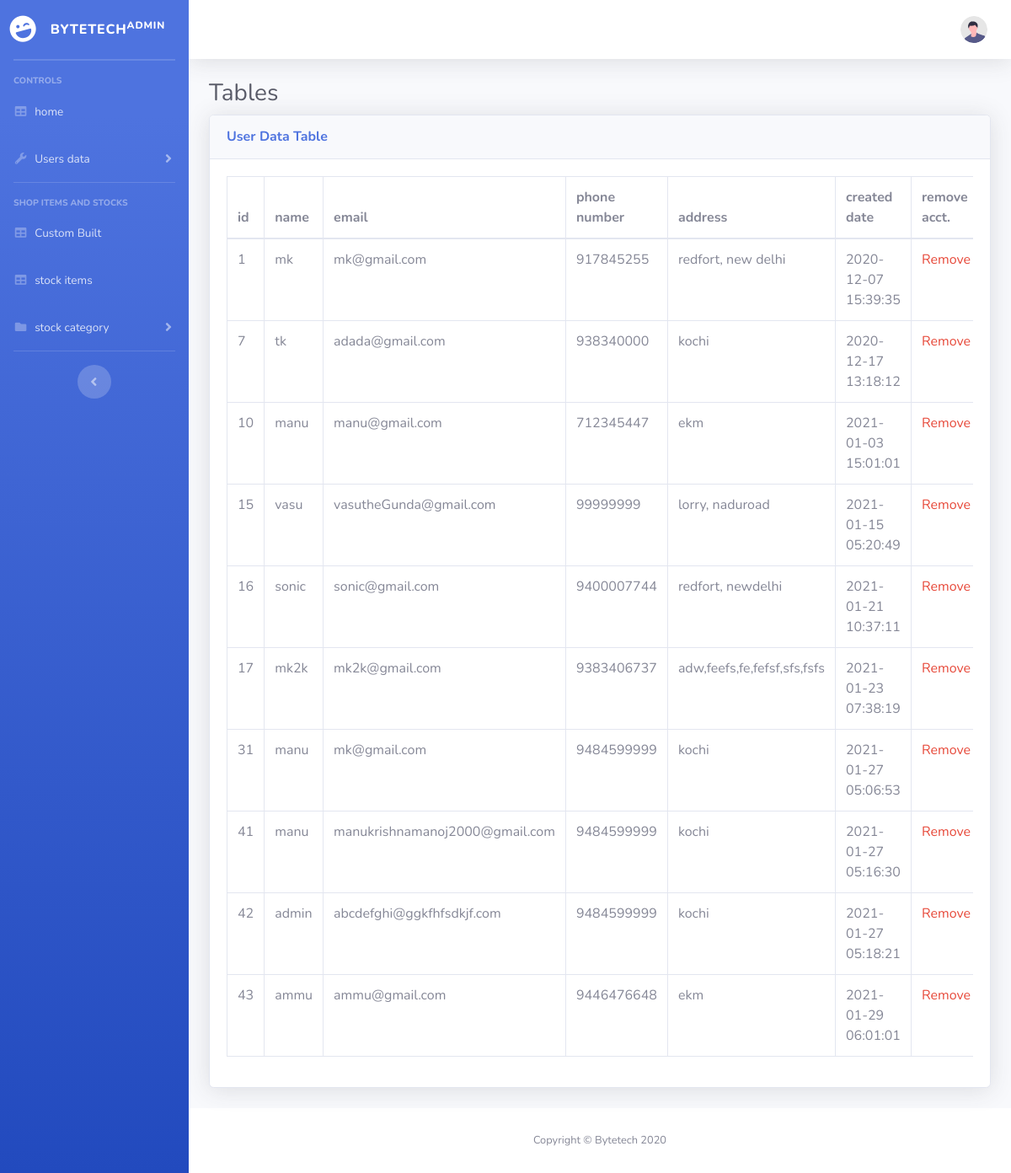
The app's page /admin/tables.php with its own data.
### tables this page shows
CREATE TABLE IF NOT EXISTS `users` (
  `id` int(11) NOT NULL AUTO_INCREMENT,
  `usertype` int(1) NOT NULL DEFAULT '0',
  `username` varchar(50) NOT NULL,
  `f_name` varchar(30) NOT NULL,
  `email` varchar(50) NOT NULL,
  `phone_no` varchar(25) NOT NULL,
  `address` varchar(100) NOT NULL,
  `pincode` int(8) NOT NULL,
  `password` varchar(50) NOT NULL,
  `create_datetime` datetime NOT NULL,
  PRIMARY KEY (`id`)
);

### admin/tables.php (the view, shortened to what this page needs)
<?php
include('includes/header.php');
include('includes/navebar.php');
?>
        <div id="content-wrapper" class="d-flex flex-column">
            <div id="content">
                <nav class="navbar navbar-expand navbar-light bg-white topbar mb-4 static-top shadow">
 <ul class="navbar-nav ml-auto">
<li class="nav-item dropdown no-arrow">
    <a class="nav-link dropdown-toggle" href="#" id="userDropdown" role="button"
        data-toggle="dropdown" aria-haspopup="true" aria-expanded="false">
        <img class="img-profile rounded-circle"
            src="img/undraw_profile.svg">
    </a>
</li>
</ul>
</nav>
                <div class="container-fluid">
                    <h1 class="h3 mb-2 text-gray-800">Tables</h1>
<?php
include('../login/db.php');
$result = mysqli_query($con, "SELECT * FROM users where usertype= 0 ORDER BY id ASC");
?>
                    <div class="card shadow mb-4">
                        <div class="card-header py-3">
                            <h6 class="m-0 font-weight-bold text-primary">User Data Table</h6>
                        </div>
                        <div class="card-body">
                            <div class="table-responsive">
                                <table class="table table-bordered" id="dataTable" width="100%" cellspacing="0">
                                    <thead>
                                        <tr>
                                            <th>id</th>
                                            <th>name</th>
                                            <th>email</th>
                                            <th>phone number</th>
                                            <th>address</th>
                                            <th>created date</th>
                                            <th>remove acct.</th>
                                        </tr>
                                    </thead>
                                    <?php
while($res = mysqli_fetch_array($result))
                                        {
                                            echo "<tr>";
                                            echo "<td>".$res['id']."</td>";
                                            echo "<td>".$res['username']."</td>";
                                            echo "<td>".$res['email']."</td>";
                                            echo "<td>".$res['phone_no']."</td>";
                                            echo "<td>".$res['address']."</td>";
                                            echo "<td>".$res['create_datetime']."</td>";
                                           ?>
                                           <td><a href="delete_user.php?id_i=<?php echo $res["id"]  ?>"><span class="text-danger">Remove</span></a></td>
                                           <?php
                                            echo "</tr>";
                                        }
                                    ?>
                                </table>
                            </div>
                        </div>
                    </div>
                </div>
            </div>
            <?php
include('includes/footer.php');
?>

### records on screen
users: id "1", username "mk", email "mk@gmail.com", phone_no "917845255", address "redfort, new delhi", create_datetime "2020-12-07 15:39:35"
users: id "7", username "tk", email "adada@gmail.com", phone_no "938340000", address "kochi", create_datetime "2020-12-17 13:18:12"
users: id "10", username "manu", email "manu@gmail.com", phone_no "712345447", address "ekm", create_datetime "2021-01-03 15:01:01"
users: id "15", username "vasu", email "vasutheGunda@gmail.com", phone_no "99999999", address "lorry, naduroad", create_datetime "2021-01-15 05:20:49"
users: id "16", username "sonic", email "sonic@gmail.com", phone_no "9400007744", address "redfort, newdelhi", create_datetime "2021-01-21 10:37:11"
users: id "17", username "mk2k", email "mk2k@gmail.com", phone_no "9383406737", address "adw,feefs,fe,fefsf,sfs,fsfs", create_datetime "2021-01-23 07:38:19"
users: id "31", username "manu", email "mk@gmail.com", phone_no "9484599999", address "kochi", create_datetime "2021-01-27 05:06:53"
users: id "41", username "manu", email "manukrishnamanoj2000@gmail.com", phone_no "9484599999", address "kochi", create_datetime "2021-01-27 05:16:30"
users: id "42", username "admin", email "abcdefghi@ggkfhfsdkjf.com", phone_no "9484599999", address "kochi", create_datetime "2021-01-27 05:18:21"
users: id "43", username "ammu", email "ammu@gmail.com", phone_no "9446476648", address "ekm", create_datetime "2021-01-29 06:01:01"
